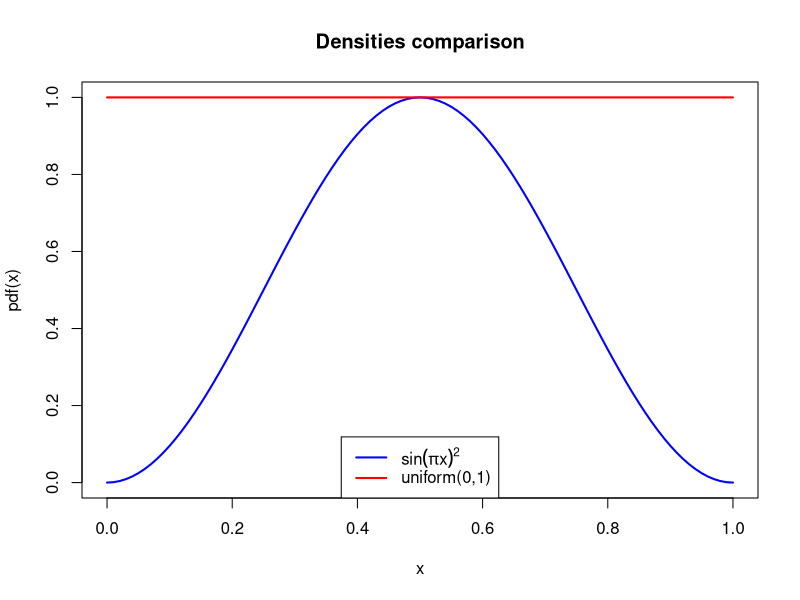
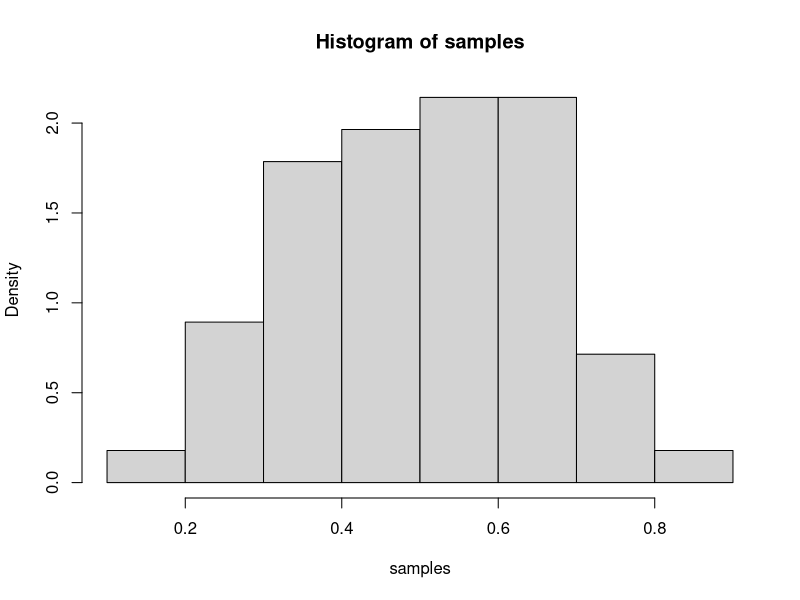
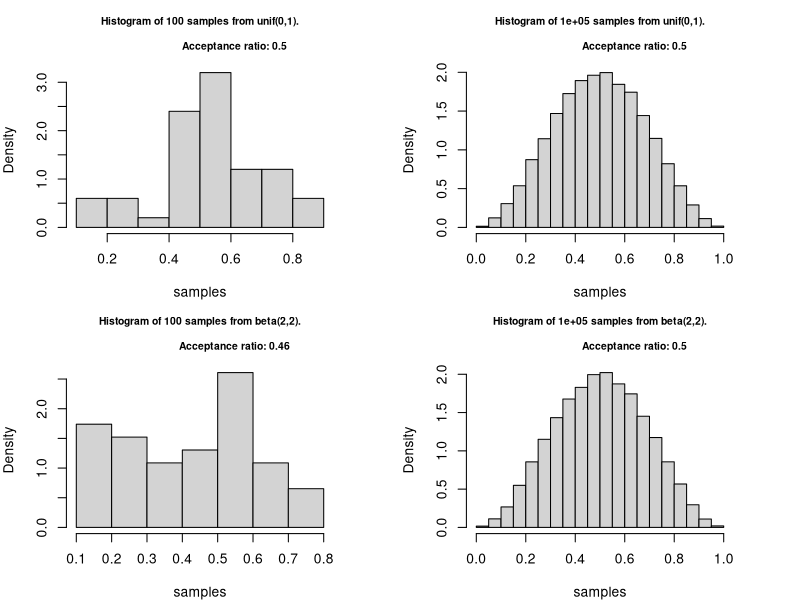
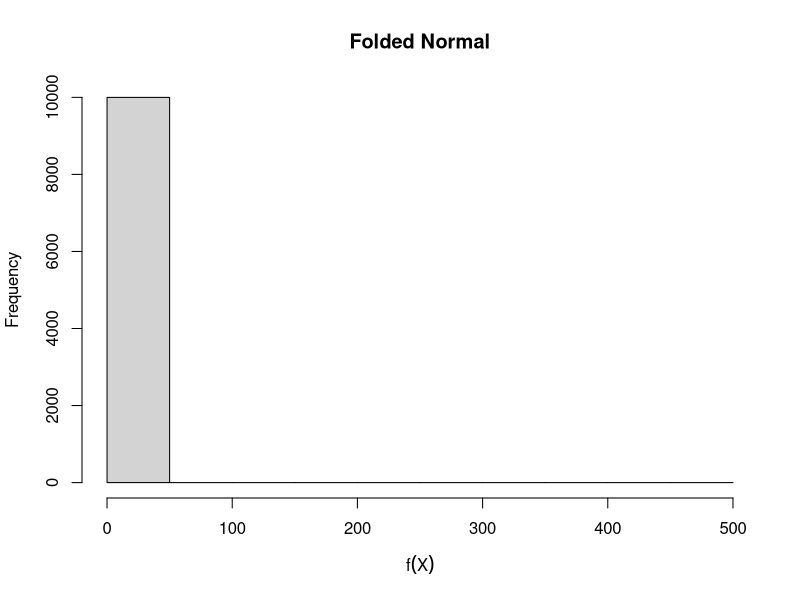
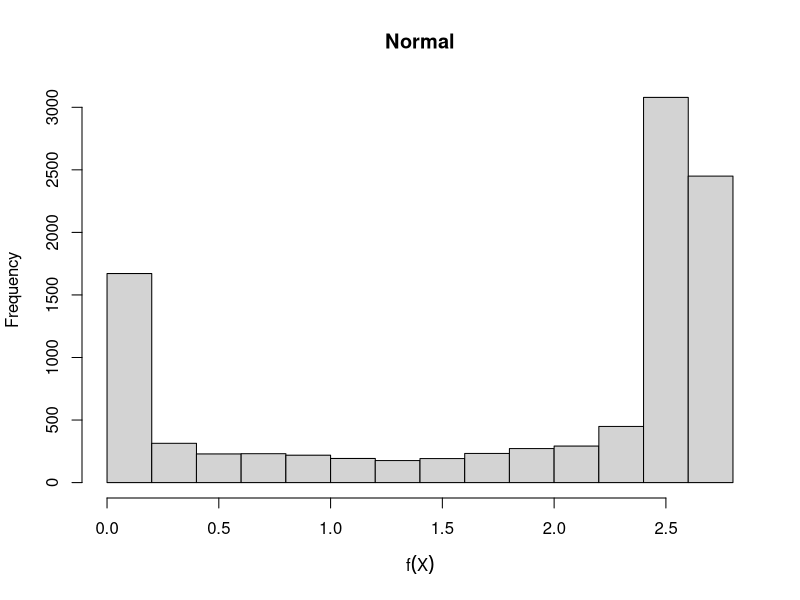
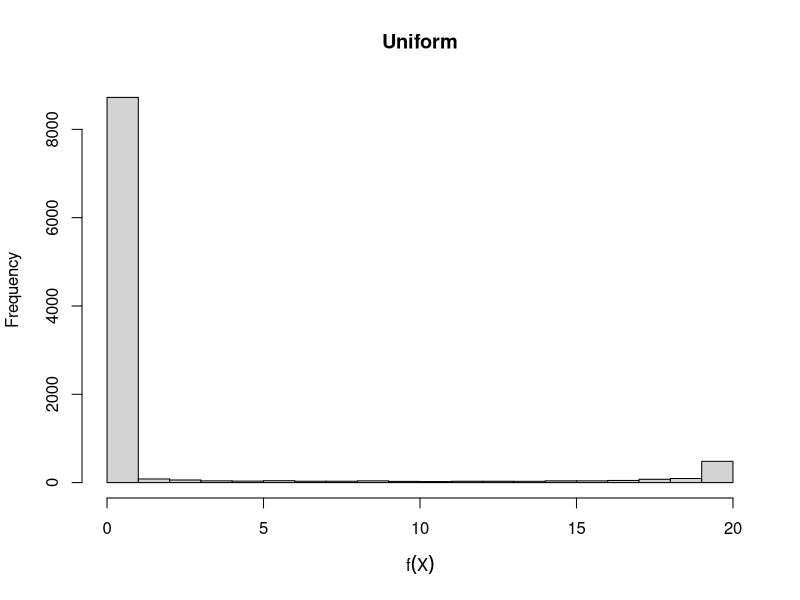

Write the R code that produced these figures, in order.
## ---- chunk 1
1 - pnorm(5)                  # gives 2.866516e-07
## Naive method (Monte Carlo)
set.seed(1)
mySample <- 100000
x <- rnorm(n=mySample)
# pHat is a bernoulli proportion
pHat <- sum(x>5)/length(x)
# to calculate the variance, 
# use p(1-p)/number of trials
sdPHat <- sqrt(pHat*(1-pHat)/length(x)) # gives 0
## ---- chunk 2
set.seed(1)
y <- rnorm(n=mySample, mean=5)
h <- dnorm(y, mean=0)/dnorm(y, mean=5) * I(y>5) 
mean(h)                       # gives 2.865596e-07
sd(h)/sqrt(length(h))         # gives 2.157211e-09
## ---- chunk 3
set.seed(1)
y <- rnorm(n=mySample, mean=100)
h <- dnorm(y, mean=0)/dnorm(y, mean=100, sd=3) * I(y>100)
(mean(h))                       
# versus 2.865596e-07 (u>5)
(sd(h)/sqrt(length(h)))        
# versus 2.157211e-09 (u>5)
## ---- chunk 4
# density function for f(x)
densFun <- function(x) { 
  return(sin(pi*x)^2)
}
x <- seq(0, 1, 10^-2)
## ---- chunk 5
plot(x, densFun(x), 
     xlab = "x", ylab = "pdf(x)",
     type = "l", lty = 1, lwd = 2, col = "blue",
     main = "Densities comparison")
lines(x, dunif(x, 0, 1), lwd = 2, col="red")
legend('bottom',
       c(expression(sin(pi*x)^2), "uniform(0,1)"), 
       lty = 1, lwd = 2, col = c("blue", "red"))
## ---- chunk 6
numSim=10^2
samples = NULL
for (i in 1:numSim) {
  # get a uniform proposal
  proposal <- runif(1) 
  # calculate the ratio
  densRat <- densFun(proposal)/dunif(proposal)  
  #accept the sample with p=densRat
  if ( runif(1) < densRat ){ 
    #fill our vector with accepted samples
    samples <- c(samples, proposal) 
  }
}
## ---- chunk 7
hist(samples, freq=FALSE) #construct density hist
print(paste("Acceptance Ratio:", length(samples)/numSim))
## ---- chunk 8
sim_fun <- function(f, envelope = "unif", par1 = 0, 
                    par2 = 1, n = 10^2, plot = TRUE){
  
  r_envelope <- match.fun(paste0("r", envelope))
  d_envelope <- match.fun(paste0("d", envelope))
  proposal <- r_envelope(n, par1, par2)
  density_ratio <- f(proposal) / d_envelope(proposal, par1, par2)
  samples <- proposal[runif(n) < density_ratio]
  acceptance_ratio <- length(samples) / n
  if (plot) {
    hist(samples, probability = TRUE, 
         main = paste0("Histogram of ", n, " samples from ", 
                       envelope, "(", par1, ",", par2, ").\n 
                       Acceptance ratio: ", 
                       round(acceptance_ratio,2)), cex.main = 0.75)
  }
  list(x = samples, acceptance_ratio = acceptance_ratio)
}
## ---- chunk 9
par(mfrow = c(2,2), mar = rep(4, 4))
unif_1 <- sim_fun(f=densFun , envelope = "unif", par1 = 0, par2 = 1, n = 10^2) 
unif_2 <- sim_fun(f=densFun, envelope = "unif", par1 = 0, par2 = 1, n = 10^5)
beta_1 <- sim_fun(f=densFun, envelope = "beta", par1 = 2, par2 = 2, n = 10^2)
beta_2 <- sim_fun(f=densFun, envelope = "beta", par1 = 2, par2 = 2, n = 10^5)
## ---- chunk 10
knitr::opts_chunk$set(cache=TRUE)
library(xtable)
# define target functions for MC estimate
mc1 <- function(x){
  # folded normal target
  return(sqrt(2*pi/abs(x)))
}

mc2 <- function(x){
  # normal target
  exp(-x^4)/dnorm(x)
}

mc3 <- function(x){
  # uniform target
  return(20*exp(-x^4))
}
mcSE <- function(values){
  # this function calculates the standard error
  # of an MC estimate with target function values
  # eg values should be vector of f(x_i)
  return(sqrt(var(values)/length(values)))
}
# folded normal
draws <- rnorm(10000)
values <- sapply(draws,mc1)
# normal
draws2 <- rnorm(10000)
values2 <- sapply(draws2,mc2)
# uniform
draws3 <- runif(10000,min=-10,max=10)
values3 <- sapply(draws3,mc3)
# plot histograms
pdf(file="mc1hist.pdf")
hist(values*2^(-5/4), xlab = expression(f(X)),
     main = "Folded Normal")
dev.off()
pdf(file="mc2hist.pdf")
hist(values2, xlab = expression(f(X)),
     main = "Normal")
dev.off()
pdf(file="mc3hist.pdf")
hist(values3, xlab = expression(f(X)),
     main = "Uniform")
dev.off()
# put results in a data frame and display with xtable
mc.mean <- mean(values)*2^(-5/4)
mc.sd<- 2^(-10/4)*sd(values)/sqrt(length(values))
means <- c(gamma(1/4)/2,mc.mean,mean(values2),mean(values3))
SEs <- c(NA, mcSE(values),mcSE(values2),mcSE(values3))
mc.df <- data.frame(Mean = means, SE = SEs, 
                    row.names = c("True value", "row.names
                                  Normal", "Full Normal",  
                                  "Truncated Uniform"))
xtable(mc.df)
